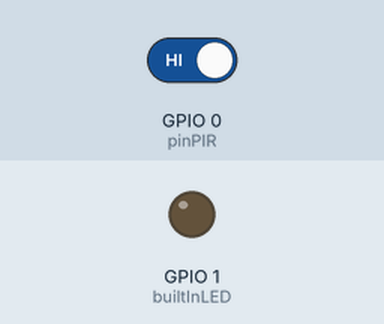
Recording of a sketch running on a simulated ESP8266 (NodeMCU). On the bench: output pins drawn as LEDs (lit = HIGH). Inputs (shaded band) come from the test bench; at power-on: GPIO 0 (pinPIR) HIGH. WiFi joins after 1.5 s; servers stay silent unless stated; uploads are accepted with an empty reply; what the sketch prints to the serial monitor is not drawn.

Above: at 0.1 s.
At 1.9 s:
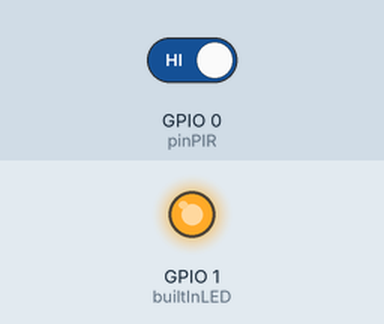
Timing chart, 0 to 3.4 s (numbered marks = the images above):
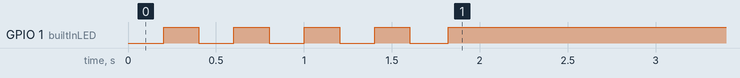

The sketch:

WiFiMotionSensor.ino
```cpp
#include <ESP8266WiFi.h>
#include <ESP8266HTTPClient.h>

const char* ssid = "GHomeOF";
const char* password = "DICflDmpmp_3m";
const String ID = "MS_1";

boolean PIRstate ;

boolean moveAlreadyDetected = false;

int pinPIR = 0;
int builtInLED = 1;

HTTPClient http;

void setup () {
  Serial.begin(9600);

  Serial.println();
  Serial.printf("Connecting to %s\n", ssid);

  pinMode(builtInLED, OUTPUT);
  pinMode(pinPIR, INPUT);

  WiFi.hostname(ID);
  WiFi.begin(ssid, password);

  while (WiFi.status() != WL_CONNECTED)
  {
    digitalWrite(builtInLED, LOW);
    delay(200);
    digitalWrite(builtInLED, HIGH);
    delay(200);
    Serial.print(".");
  }
  Serial.print("Connected, IP address: ");
  Serial.println(WiFi.localIP());

  digitalWrite(builtInLED, HIGH);
}

void loop()
{
  digitalWrite(builtInLED, HIGH);

  PIRstate = digitalRead(pinPIR);
  if (PIRstate == LOW) {
    moveAlreadyDetected = false;
  }

  if (PIRstate == HIGH && !moveAlreadyDetected)
  {
    Serial.println("Move detected...");
    moveAlreadyDetected = true;
    digitalWrite(builtInLED, LOW);

    if (WiFi.status() == WL_CONNECTED)
    {
      Serial.println("Calling the receiver...");

      http.begin("http://192.168.0.204/motion/on?id=" + ID);
      http.GET();
      http.end();
    }
    digitalWrite(builtInLED, HIGH);

  }

}
```

Measured:
- by itself, GPIO 1 (builtInLED): alternates HIGH for 0.20 s and LOW for 0.20 s, 8 changes in all, then stays HIGH
